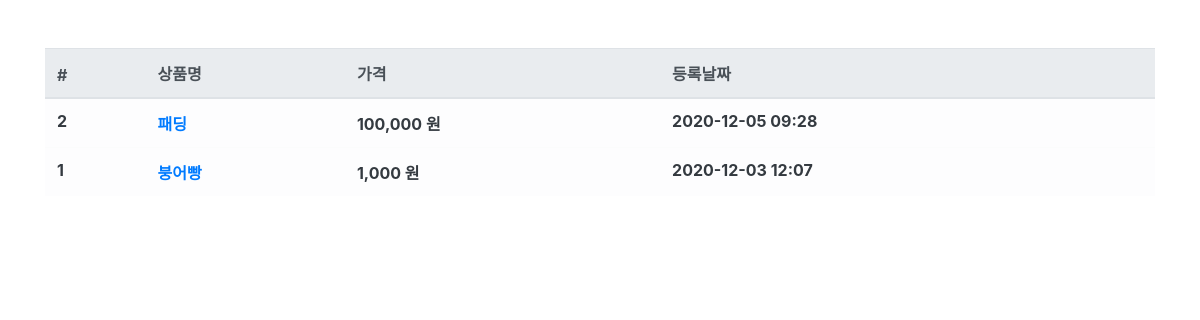
Page /product/ on the earlier database version.
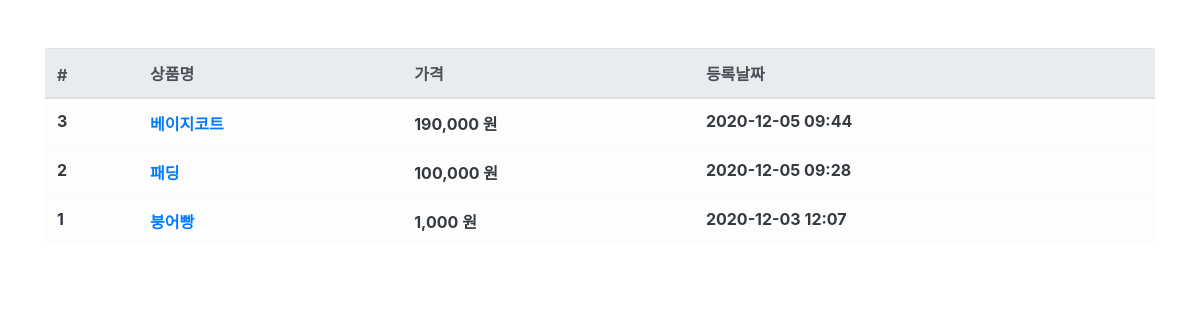
Same page on the later database version.
### sproduct/models.py (models this page shows, shortened)
class Sproduct(models.Model):
    name = models.CharField(max_length=256, verbose_name='상품명')
    price = models.IntegerField(verbose_name='상품가격')
    description = models.TextField(verbose_name='상품설명')
    stock = models.IntegerField(verbose_name='재고')
    regdate = models.DateTimeField(auto_now_add=True, verbose_name='등록일')
    class Meta:
        db_table = 'db_product'
        verbose_name = '상품'
        verbose_name_plural = '상품'  # 이건 복수형

### sproduct/views.py (the view)
# urls.py: path('product/', ProductList.as_view()),
class ProductList(ListView):
    model = Sproduct
    queryset = Sproduct.objects.all().order_by('-id')
    template_name = 'product.html'
    context_object_name = 'product_list'  # object_list 이걸 바꾸는거

### sproduct/templates/product.html
{% extends "base.html" %}
{% load humanize %}
{% block contents %}
<div class="row mt-5">
    <div class="col-12">
        <table class="table table-light">
            <thead class="thead-light">
                <tr>
                    <th scope="col">#</th>
                    <th scope="col">상품명</th>
                    <th scope="col">가격</th>
                    <th scope="col">등록날짜</th>
                </tr>
            </thead>
            <tbody class="text-dark">
                {% for product in product_list %}
                <tr>
                    <th scope="row">{{product.id}}</th>
                    <th><a href="/product/{{product.id}}">{{product.name}}</a></th>
                    <th>{{product.price|intcomma}} 원</th>
                    <th>{{product.regdate|date:'Y-m-d H:i'}}</th>
                </tr>
                {% endfor %}
            </tbody>
        </table>
    </div>
</div>
{% endblock %}

### suser/templates/base.html (shortened to what this page needs)
<html>
    <head>
        <link rel="stylesheet" href="https://cdn.jsdelivr.net/npm/bootstrap@4.5.3/dist/css/bootstrap.min.css">
    </head>
    <body>
        <div class="container">
            {% block contents %}
            {% endblock %}
        </div>
    </body>
</html>

Differences in the rows shown:
added Sproduct: id "3", name "베이지코트", price "190,000", regdate "2020-12-05 09:44"
